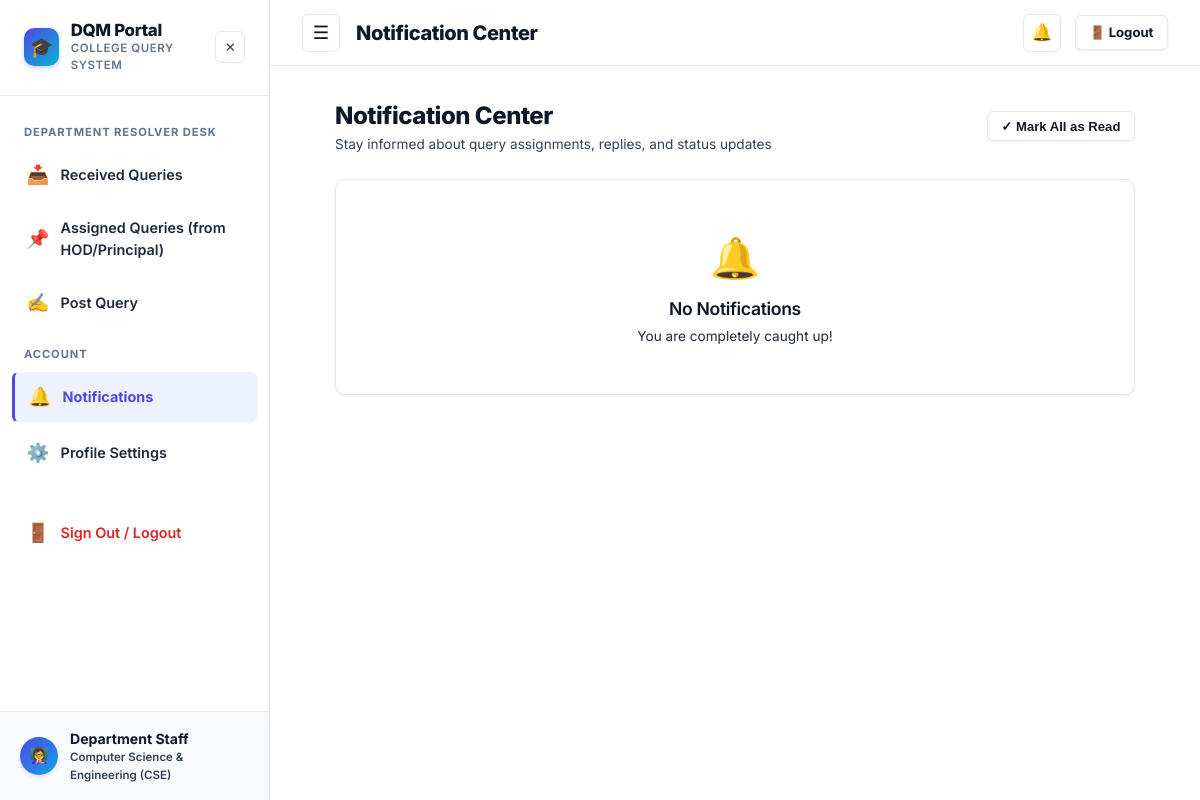
The page /notifications (signed in) on the database as committed earlier.
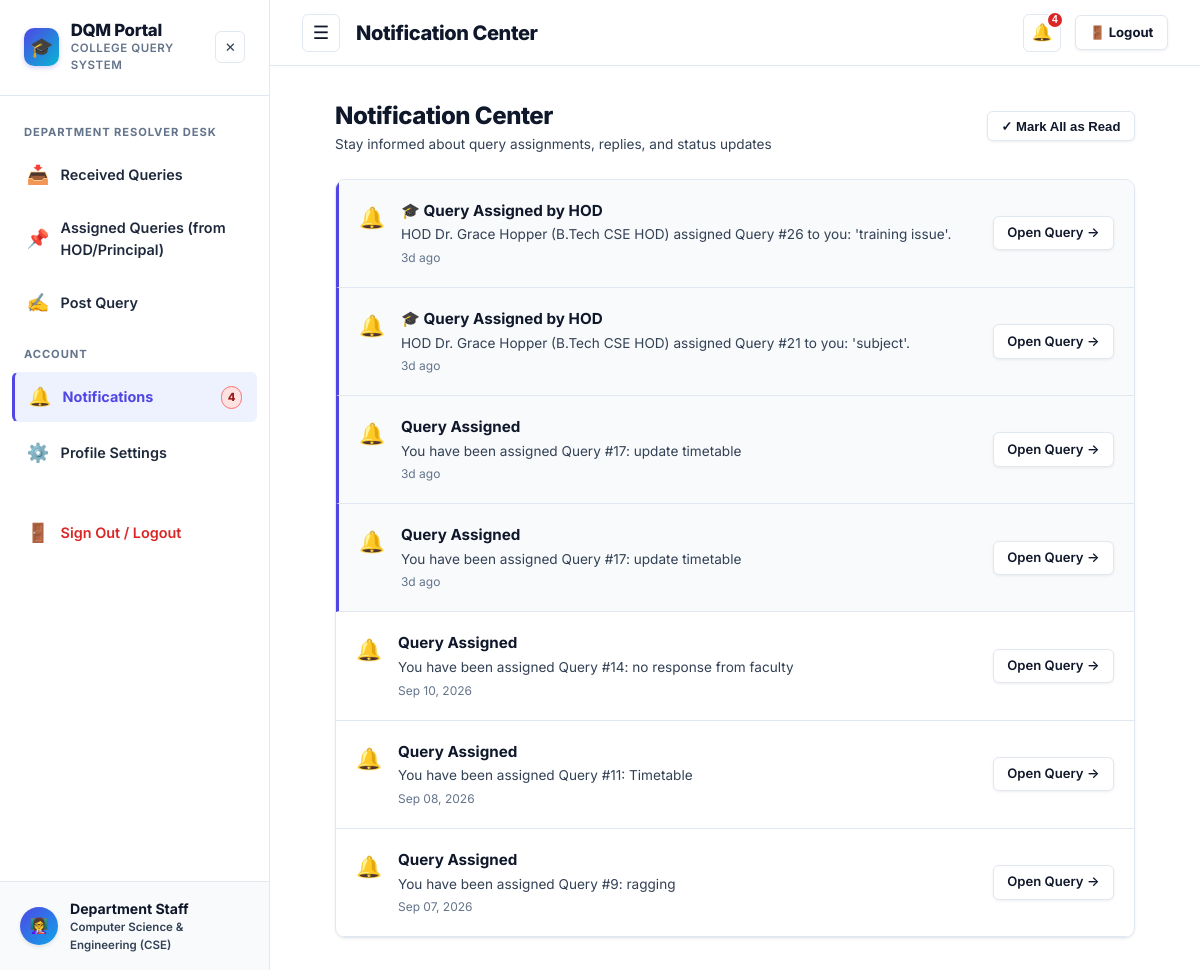
The same page on the database as committed later.
### tables this page shows
CREATE TABLE users (
    id INTEGER PRIMARY KEY AUTOINCREMENT,
    name TEXT DEFAULT 'Anonymous User',
    email TEXT NOT NULL UNIQUE,
    password_hash TEXT NOT NULL,
    role TEXT NOT NULL DEFAULT 'student',
    level TEXT,
    department TEXT,
    course TEXT,
    year INTEGER,
    phone TEXT,
    roll_no TEXT,
    designation TEXT,
    is_active INTEGER DEFAULT 1,
    last_active_at TIMESTAMP DEFAULT CURRENT_TIMESTAMP,
    created_at TIMESTAMP DEFAULT CURRENT_TIMESTAMP
);

CREATE TABLE notifications (
    id INTEGER PRIMARY KEY AUTOINCREMENT,
    user_id INTEGER NOT NULL,
    query_id INTEGER,
    title TEXT NOT NULL,
    message TEXT NOT NULL,
    type TEXT DEFAULT 'info',
    is_read INTEGER DEFAULT 0,
    created_at TIMESTAMP DEFAULT CURRENT_TIMESTAMP,
    FOREIGN KEY(user_id) REFERENCES users(id) ON DELETE CASCADE,
    FOREIGN KEY(query_id) REFERENCES queries(id) ON DELETE CASCADE
);

### app.py (the view)
@app.route('/notifications')
@login_required
def notifications():
    user = get_current_user()
    db = get_db()
    all_notifs = db.execute("""
        SELECT n.*, q.title as query_title
        FROM notifications n
        LEFT JOIN queries q ON n.query_id = q.id
        WHERE n.user_id = ?
        ORDER BY n.created_at DESC
    """, (user['id'],)).fetchall()
    return render_template('notifications.html', notifications=all_notifs)

### app.py (called while the page is built)
@app.before_request
def track_user_activity():
    user = get_current_user()
    if user and user.get('id'):
        uid = user['id']
        if uid not in ONLINE_USERS:
            ONLINE_USERS[uid] = set()
        now_str = datetime.now().strftime('%Y-%m-%d %H:%M:%S')
        try:
            db = get_db()
            db.execute("UPDATE users SET last_active_at = ? WHERE id = ?", (now_str, uid))
            db.commit()
        except Exception:
            pass

def login_required(f):
    @wraps(f)
    def decorated_function(*args, **kwargs):
        user = get_current_user()
        if not user:
            session.clear()
            flash('Please log in to access this page.', 'warning')
            return redirect(url_for('login', next=request.url))
        return f(*args, **kwargs)
    return decorated_function

def get_current_user():
    if 'user_id' in session:
        db = get_db()
        user = db.execute('SELECT * FROM users WHERE id = ?', (session['user_id'],)).fetchone()
        if not user or not user['is_active']:
            session.clear()
            return None
        return dict(user)
    return None

### database.py (called while the page is built)
def get_db():
    if 'db' not in g:
        g.db = sqlite3.connect(
            current_app.config['DATABASE'],
            detect_types=sqlite3.PARSE_DECLTYPES
        )
        g.db.row_factory = sqlite3.Row
        g.db.execute("PRAGMA foreign_keys = ON")
        init_db(g.db)
    return g.db

### models.py (called while the page is built)
def init_db(db_conn):
    db_conn.executescript(SCHEMA)
    check_and_migrate_db(db_conn)
    db_conn.commit()

### templates/notifications.html (shortened to what this page needs)
{% extends 'base.html' %}
{% block page_title %}Notification Center{% endblock %}
{% block content %}
<div style="max-width: 800px; margin: 0 auto;">
  <div style="display: flex; justify-content: space-between; align-items: center; margin-bottom: 1.5rem;">
    <div>
      <h1 style="font-size: 1.5rem; font-weight: 800; color: var(--text-main); margin: 0;">Notification Center</h1>
      <p style="font-size: 0.85rem; color: var(--text-muted); margin: 0;">Stay informed about query assignments, replies, and status updates</p>
    </div>
    <button type="button" class="btn btn-secondary btn-sm" onclick="markAllRead()">
      ✓ Mark All as Read
    </button>
  </div>
  <div class="card" style="padding: 0; overflow: hidden;">
    {% if notifications %}
      {% for n in notifications %}
      <div class="notif-item {% if not n.is_read %}unread{% endif %}" style="padding: 1.25rem; display: flex; justify-content: space-between; align-items: center; border-bottom: 1px solid var(--border-color);">
        <div style="display: flex; gap: 1rem; align-items: flex-start;">
          <div style="font-size: 1.3rem; margin-top: 2px;">
            {% if n.type == 'urgent' %}🚨
            {% elif n.type == 'success' %}✅
            {% elif n.type == 'message' %}💬
            {% else %}🔔{% endif %}
          </div>
          <div>
            <div style="font-weight: 700; font-size: 0.95rem; color: var(--text-main);">{{ n.title }}</div>
            <div style="font-size: 0.85rem; color: var(--text-muted); margin-top: 2px;">{{ n.message }}</div>
            <div style="font-size: 0.75rem; color: var(--text-light); margin-top: 4px;">{{ n.created_at | timeago }}</div>
          </div>
        </div>
        <div>
          {% if n.query_id %}
          <a href="{{ url_for('query_details', query_id=n.query_id) }}" class="btn btn-secondary btn-sm" onclick="markSingleRead({{ n.id }})">
            Open Query →
          </a>
          {% endif %}
        </div>
      </div>
      {% endfor %}
    {% else %}
      <div style="text-align: center; padding: 3rem 1rem; color: var(--text-muted);">
        <div style="font-size: 2.5rem; margin-bottom: 0.5rem;">🔔</div>
        <h3 style="font-size: 1.1rem; font-weight: 600; color: var(--text-main);">No Notifications</h3>
        <p style="font-size: 0.85rem; margin-top: 4px;">You are completely caught up!</p>
      </div>
    {% endif %}
  </div>
</div>
{% endblock %}

### templates/base.html (shortened to what this page needs)
<!DOCTYPE html>
<html lang="en">
<head>
  <link rel="stylesheet" href="{{ url_for('static', filename='css/style.css') }}">
</head>
<body data-user-role="{{ current_user.role if current_user else '' }}" data-user-dept="{{ current_user.department if current_user else '' }}" data-user-id="{{ current_user.id if current_user else '' }}">
  <div class="app-container">
    {% if current_user %}
    <aside class="sidebar" id="appSidebar">
      <div class="sidebar-header">
        <a href="{{ url_for('index') }}" class="sidebar-brand-wrapper" style="text-decoration: none; color: inherit;">
          <div class="sidebar-logo">🎓</div>
          <div class="sidebar-brand">
            <h2>DQM Portal</h2>
            <p>College Query System</p>
          </div>
        </a>
        <button type="button" class="sidebar-close-btn" id="sidebarCloseBtn" title="Close Navigation" aria-label="Close Navigation">
          ✕
        </button>
      </div>
      <nav class="sidebar-nav">
        {% if current_user.role == 'principal' %}
        <div class="nav-section-title">Principal Navigation</div>
        <a href="{{ url_for('department_dashboard', dept='Others') }}" class="nav-item {% if request.endpoint == 'department_dashboard' %}active{% endif %}">
          <span class="icon">📥</span> Received Queries
        </a>
        <a href="{{ url_for('admin_analytics') }}" class="nav-item {% if request.endpoint in ['admin_analytics', 'hod_analytics'] %}active{% endif %}">
          <span class="icon">📊</span> Analysis
        </a>
        <a href="{{ url_for('admin_users') }}" class="nav-item {% if request.endpoint == 'admin_users' %}active{% endif %}">
          <span class="icon">👥</span> Users
        </a>
        <a href="{{ url_for('admin_communicate_hod') }}" class="nav-item {% if request.endpoint == 'admin_communicate_hod' %}active{% endif %}">
          <span class="icon">💬</span> Communicate with HOD
        </a>
        {% else %}
        {% if current_user.role in ['staff', 'office_staff', 'faculty'] %}
        <div class="nav-section-title">{% if current_user.role == 'office_staff' %}Office Staff Desk{% elif current_user.role == 'faculty' %}Faculty Workspace{% else %}Department Resolver Desk{% endif %}</div>
        <a href="{{ url_for('department_dashboard', view='received') }}" class="nav-item {% if request.endpoint == 'department_dashboard' and request.args.get('view') == 'received' %}active{% endif %}">
          <span class="icon">📥</span> Received Queries
        </a>
        <a href="{{ url_for('department_dashboard', view='assigned') }}" class="nav-item {% if request.endpoint == 'department_dashboard' and (request.args.get('view') == 'assigned' or not request.args.get('view')) %}active{% endif %}">
          <span class="icon">📌</span> Assigned Queries (from HOD/Principal)
        </a>
        <a href="{{ url_for('submit_query') }}" class="nav-item {% if request.endpoint == 'submit_query' %}active{% endif %}">
          <span class="icon">✍️</span> Post Query
        </a>
        {% endif %}
        {% endif %}
        <div class="nav-section-title">Account</div>
        <a href="{{ url_for('notifications') }}" class="nav-item {% if request.endpoint == 'notifications' %}active{% endif %}">
          <span class="icon">🔔</span> Notifications
          {% if unread_notifications_count > 0 %}
          <span class="badge badge-urgent" style="margin-left: auto; padding: 2px 6px; font-size: 0.7rem;">{{ unread_notifications_count }}</span>
          {% endif %}
        </a>
        <a href="{{ url_for('profile') }}" class="nav-item {% if request.endpoint == 'profile' %}active{% endif %}">
          <span class="icon">⚙️</span> Profile Settings
        </a>
        <a href="{{ url_for('logout') }}" class="nav-item nav-item-logout" style="margin-top: 1.5rem;">
          <span class="icon">🚪</span> Sign Out / Logout
        </a>
      </nav>
      <div class="sidebar-footer">
        <div class="user-avatar-circle">
          {% if current_user.role == 'student' %}👨‍🎓{% elif current_user.role == 'hod' %}🎓{% elif current_user.role == 'ao' %}🏢{% elif current_user.role == 'office_staff' %}💼{% elif current_user.role == 'principal' %}🏛️{% elif current_user.role in ['staff', 'faculty'] %}👩‍🏫{% else %}⚡{% endif %}
        </div>
        <div style="flex-grow: 1; overflow: hidden;">
          <div style="font-size: 0.88rem; font-weight: 700; color: var(--text-main); white-space: nowrap; overflow: hidden; text-overflow: ellipsis;">
            {% if current_user.role == 'student' %}Student
            {% elif current_user.role == 'office_staff' %}Office Staff
            {% elif current_user.role in ['staff', 'faculty'] %}Department Staff
            {% elif current_user.role == 'hod' %}Head of Dept (HOD)
            {% elif current_user.role == 'ao' %}Administrative Officer (AO)
            {% elif current_user.role == 'principal' %}Principal
            {% else %}Central Administrator{% endif %}
          </div>
          <div style="font-size: 0.72rem; color: var(--text-muted); font-weight: 600;">
            {% if current_user.role == 'student' %}
              {{ current_user.course or 'Campus' }}{% if current_user.year %} (Yr {{ current_user.year }}){% endif %}
            {% elif current_user.role in ['ao', 'principal', 'admin'] %}
              {{ current_user.designation or 'Campus Administration' }}
            {% elif current_user.role == 'office_staff' %}
              Administrative Department
            {% else %}
              {{ current_user.department or 'Campus Support' }}
            {% endif %}
          </div>
        </div>
      </div>
    </aside>
    {% endif %}
    <div class="main-content">
      {% if current_user %}
      <header class="topbar">
        <div class="topbar-left">
          <button class="sidebar-toggle-btn" id="sidebarToggle" title="Toggle Navigation Menu" aria-label="Toggle Navigation Menu">
            ☰
          </button>
          <div class="topbar-title">{% block page_title %}Dashboard{% endblock %}</div>
        </div>
        <div class="topbar-right">
          <div class="notif-wrapper">
            <button class="notif-btn" id="notifBtn" aria-label="Notifications" title="Notifications">
              🔔
              {% if unread_notifications_count > 0 %}
              <span class="notif-badge">{{ unread_notifications_count }}</span>
              {% endif %}
            </button>
          </div>
          <a href="{{ url_for('logout') }}" class="btn btn-secondary btn-sm" title="Sign Out of Portal" style="font-weight: 700;">
            🚪 Logout
          </a>
        </div>
      </header>
      {% endif %}
      <main class="page-body">
        {% block content %}{% endblock %}
      </main>
    </div>
  </div>
</body>
</html>

Rows that differ between the two databases and show on the page:
added notifications: title "🎓 Query Assigned by HOD", message "HOD Dr. Grace Hopper (B.Tech CSE HOD) assigned Query #26 to you: 'training issue'.", created_at "3d ago"
added notifications: title "🎓 Query Assigned by HOD", message "HOD Dr. Grace Hopper (B.Tech CSE HOD) assigned Query #21 to you: 'subject'.", created_at "3d ago"
added notifications: title "Query Assigned", message "You have been assigned Query #17: update timetable", created_at "3d ago"
added notifications: title "Query Assigned", message "You have been assigned Query #17: update timetable", created_at "3d ago"
added notifications: title "Query Assigned", message "You have been assigned Query #14: no response from faculty", created_at "Sep 10, 2026", is_read 1 (drawn)
added notifications: title "Query Assigned", message "You have been assigned Query #11: Timetable", created_at "Sep 08, 2026", is_read 1 (drawn)
added notifications: title "Query Assigned", message "You have been assigned Query #9: ragging", created_at "Sep 07, 2026", is_read 1 (drawn)
Other text that changed with them:
{{ unread_notifications_count }}: (not shown) → "4"
text no longer shown: "🔔 No Notifications You are completely caught up!"
